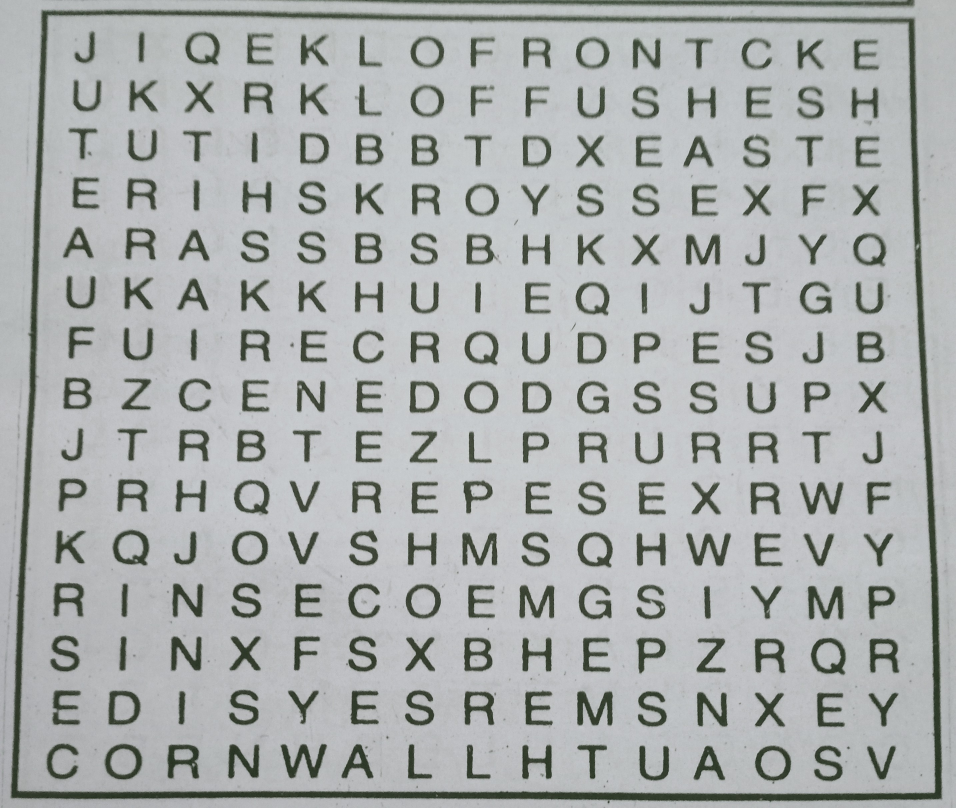
#> input picture sample1.jpg, 2867 x 2423 px (shown at 1/3 size)
$ python Project.py   (older library calls are emulated)
#> lines starting #> are read from the running program, lines starting #| are printed output that depends on the picture; after the words box and inside, x2 and y2 are one past the last pixel; in counts of white or black regions, pixels touching at a corner belong together
import cv2
import numpy as np
import matplotlib.pyplot as plt
import easyocr
import os
import pickle
from skimage.transform import resize
from skimage.feature import hog
import re
from tkinter import messagebox
import pandas as pd
import sys
from tkinter import *
from tkinter import ttk
import tkinter as tk
from tkinter.constants import LEFT, TOP

#Reading and displaying original image
f = plt.figure(figsize=(8,8))

window_name = 'image'
img = cv2.imread('sample1.jpg')
#> img is the input picture: shape (2423, 2867, 3); mean B, G, R 174.8, 174.8, 171.5
height, width, depth = img.shape
f.add_subplot(3,3,1)
plt.imshow(img)
plt.title("Original Image")
plt.axis('off')

#Applying Gaussian Blurring to remove noise from the image
blur = cv2.GaussianBlur(img,(3,3),0)
f.add_subplot(3,3,2)
plt.imshow(blur)
plt.title("Blurring")
plt.axis('off')

#Applying Thresholding to account for different illuminations in different parts of the image.
img = cv2.cvtColor(blur, cv2.COLOR_BGR2GRAY)
#> img: shape (2423, 2867)
thresh2 = cv2.adaptiveThreshold(img, 255, cv2.ADAPTIVE_THRESH_GAUSSIAN_C,cv2.THRESH_BINARY, 199, 5)
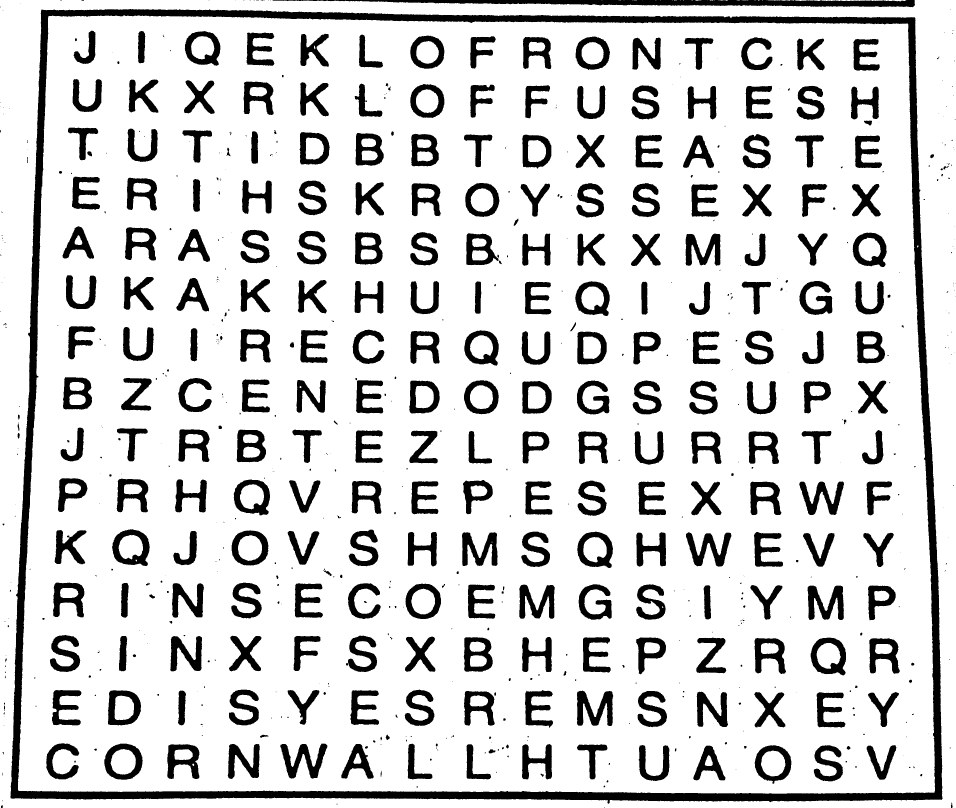
#> thresh2: shape (2423, 2867) (shown at 1/3 size); 82.9% white; 753 black regions (389 under 20 px), largest, box (x1, y1, x2, y2) and area: (31, 27, 2828, 2411) 213721, (817, 0, 2745, 22) 23393, (841, 2231, 982, 2336) 6560
f.add_subplot(3,3,3)
plt.imshow(thresh2, cmap="gray")
plt.title("Thresholding")
plt.axis('off')

#Inverting to make the digits and lines white while making the background black.
inverted_image = cv2.bitwise_not(thresh2)
f.add_subplot(3,3,4)
plt.imshow(inverted_image, cmap="gray")
plt.title("Inverted")
plt.axis('off')

#Dilation with a 3x3 shaped Kernel to fill out any cracks in the board lines and thicken the board lines.
kernel = np.ones((3,3), np.uint8)
img_dilation = cv2.dilate(inverted_image, kernel, iterations=1)
f.add_subplot(3,3,5)
plt.imshow(img_dilation, cmap="gray")
plt.title("Dilating to Fill up Cracks")
plt.axis('off')

#Flood Filling Since the board will probably be the largest blob a.k.a connected component with the largest area, floodfilling from different seed points and finding all connected components followed by finding the largest floodfilled area region will give the board.
outerbox = img_dilation
maxi = -1
maxpt = None
value = 10
height, width = np.shape(outerbox)
for y in range(height):
    row = outerbox[y]
    for x in range(width):
        if row[x] >= 128:
            area = cv2.floodFill(outerbox, None, (x, y), 64)[0]
            if value > 0:
                value -= 1
            if area > maxi:
                maxpt = (x, y)
                maxi = area
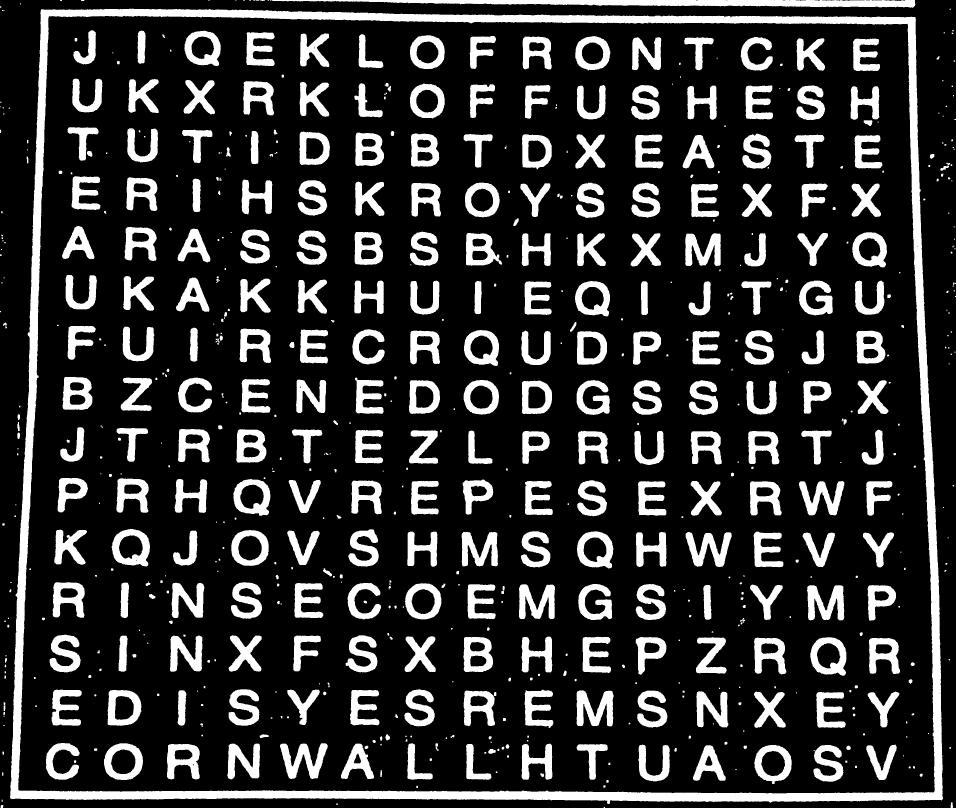
#> outerbox: shape (2423, 2867) (shown at 1/3 size); values 0 (black) and 64 (white), 19.6% white; 712 white regions (173 under 20 px), largest, box (x1, y1, x2, y2) and area: (30, 26, 2829, 2412) 236916, (816, 0, 2746, 23) 26339, (840, 2230, 983, 2337) 7480
#> after the loop, maxi = 236916; maxpt = (388, 26); value = 0

# Floodfill the biggest blob with white (Our sudoku board's outer grid)
cv2.floodFill(outerbox, None, maxpt, (255, 255, 255))

# Floodfill the other blobs with black
for y in range(height):
    row = img_dilation[y]
    for x in range(width):
        if row[x] == 64 and x != maxpt[0] and y != maxpt[1]:
            cv2.floodFill(outerbox, None, (x, y), 0)

f.add_subplot(3,3,6)
plt.imshow(outerbox, cmap="gray")
plt.title("Flood Filling")
plt.axis('off')

# Eroding it a bit to restore the image
kernel = np.array([[0, 1, 0], [1, 1, 1], [0, 1, 0]], np.uint8)
outerbox = cv2.erode(outerbox, kernel)
f.add_subplot(3,3,7)
plt.imshow(outerbox, cmap="gray")
plt.title("Eroding the grid")
plt.axis('off')

#HoughLine Transformtion
edges = cv2.Canny(outerbox,50,150,apertureSize=3)
im = outerbox.copy()

rho, theta, thresh = 2, np.pi/180, 400
lines = cv2.HoughLines(edges, rho, theta, thresh)
#> lines = 20 rows, first 8: [2372, 1.57], [-2698, 3.09], [48, 1.57], [40, 1.59], [-2720, 3.09], [2396, 1.57], [124, 0.0349], [2378, 1.57]
for line in lines:
    for rho,theta in line:
        a = np.cos(theta)
        b = np.sin(theta)
        x0 = a*rho
        y0 = b*rho
        #r * cost(theta) - 1000 * sin(theta)
        x1 = int(x0 + 3000*(-b))
        #r * cost(theta) + 1000 * sin(theta)
        y1 = int(y0 + 3000*(a))
        #r * cost(theta) + 1000 * sin(theta)
        x2 = int(x0 - 3000*(-b))
        #r * cost(theta) - 1000 * sin(theta)
        y2 = int(y0 - 3000*(a))
        #(x1,y1) starting points, (x2,y2) ending points
        cv2.line(im,(x1,y1),(x2,y2),(0,255,0),10)
#> this loop made 20 passes
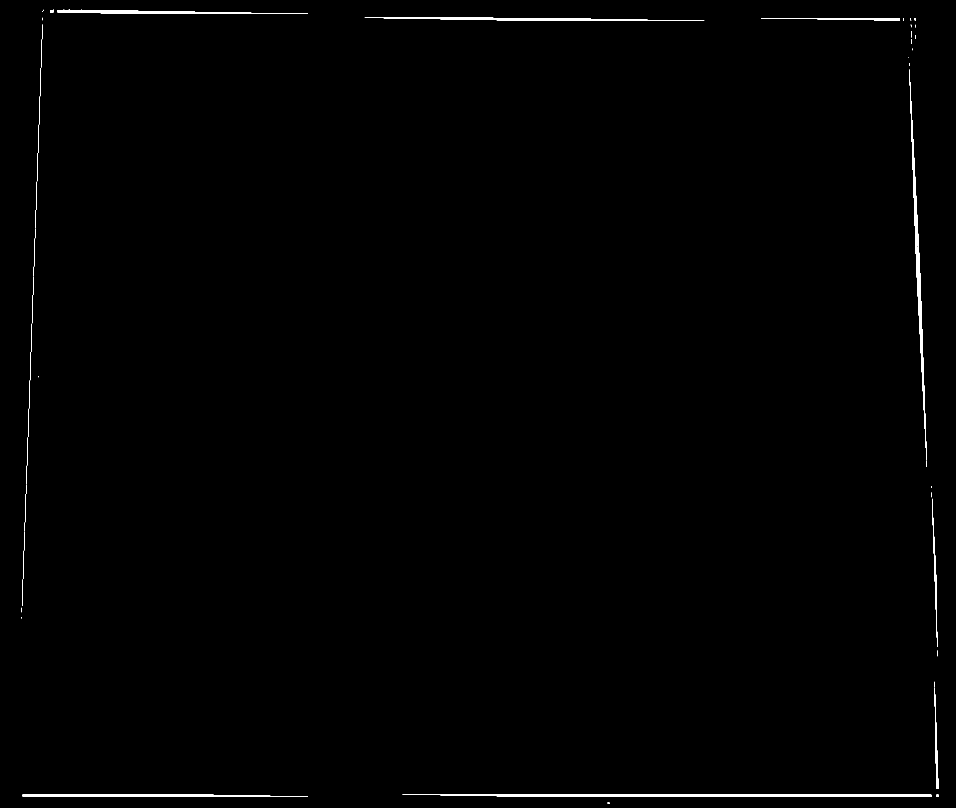
#> im: shape (2423, 2867) (shown at 1/3 size); 0.54% white; 42 white regions (21 under 20 px), largest, box (x1, y1, x2, y2) and area: (1207, 2383, 2794, 2391) 9795, (2728, 208, 2780, 1382) 6960, (1094, 53, 2113, 63) 4970

f.add_subplot(3,3,8)
plt.imshow(im, cmap="gray")
plt.title("Houghline Transformation")
plt.axis('off')


def mergeLines(lines, img):
            height, width = np.shape(img)
            for current in lines:
                if current[0][0] is None and current[0][1] is None:
                    continue
                p1 = current[0][0]
                theta1 = current[0][1]
                pt1current = [None, None]
                pt2current = [None, None]
                #If the line is almost horizontal
                if theta1 > np.pi * 45 / 180 and theta1 < np.pi * 135 / 180:
                    pt1current[0] = 0
                    pt1current[1] = p1 / np.sin(theta1)
                    pt2current[0] = width
                    pt2current[1] = -pt2current[0] / np.tan(theta1) + p1 / np.sin(theta1)
                #If the line is almost vertical
                else:
                    pt1current[1] = 0
                    pt1current[0] = p1 / np.cos(theta1)
                    pt2current[1] = height
                    pt2current[0] = -pt2current[1] * np.tan(theta1) + p1 / np.cos(theta1)
                #Now to fuse lines
                for pos in lines:
                    if pos[0].all() == current[0].all():
                        continue
                    if abs(pos[0][0] - current[0][0]) < 20 and abs(pos[0][1] - current[0][1]) < np.pi * 10 / 180:
                        p = pos[0][0]
                        theta = pos[0][1]
                        pt1 = [None, None]
                        pt2 = [None, None]
                        # If the line is almost horizontal
                        if theta > np.pi * 45 / 180 and theta < np.pi * 135 / 180:
                            pt1[0] = 0
                            pt1[1] = p / np.sin(theta)
                            pt2[0] = width
                            pt2[1] = -pt2[0] / np.tan(theta) + p / np.sin(theta)
                        # If the line is almost vertical
                        else:
                            pt1[1] = 0
                            pt1[0] = p / np.cos(theta)
                            pt2[1] = height
                            pt2[0] = -pt2[1] * np.tan(theta) + p / np.cos(theta)
                        #If the endpoints are close to each other, merge the lines
                        if (pt1[0] - pt1current[0])**2 + (pt1[1] - pt1current[1])**2 < 64**2 and (pt2[0] - pt2current[0])**2 + (pt2[1] - pt2current[1])**2 < 64**2:
                            current[0][0] = (current[0][0] + pos[0][0]) / 2
                            current[0][1] = (current[0][1] + pos[0][1]) / 2
                            pos[0][0] = None
                            pos[0][1] = None
#> this loop made 20 passes
#> after the loop, pos = [[68, 1.57]]
            #Now to remove the "None" Lines
            lines = list(filter(lambda a : a[0][0] is not None and a[0][1] is not None, lines))
#> lines = 20 items, first 6: [[2372, 1.57]], [[-2698, 3.09]], [[48, 1.57]], [[40, 1.59]], [[-2720, 3.09]], [[2396, 1.57]]
            return lines

#Call the Merge Lines function and store the fused lines
lines = mergeLines(lines, im)

def drawLine(line, img):
    height, width = np.shape(img)
    if line[0][1] != 0:
        m = -1 / np.tan(line[0][1])
        c = line[0][0] / np.sin(line[0][1])
        cv2.line(img, (0, int(c)), (width, int(m * width + c)), 255)
    else:
        cv2.line(img, (line[0][0], 0), (line[0][0], height), 255)
    return img

topedge = [[1000, 1000]]
bottomedge = [[-1000, -1000]]
leftedge = [[1000, 1000]]
leftxintercept = 100000
rightedge = [[-1000, -1000]]
rightxintercept = 0

for i in range(len(lines)):
    current = lines[i][0]
    p = current[0]
    theta = current[1]
    xIntercept = p / np.cos(theta)

    #If the line is nearly vertical
    if theta > np.pi * 80 / 180 and theta < np.pi * 100 / 180:
        if p < topedge[0][0]:
            topedge[0] = current[:]
        if p > bottomedge[0][0]:
            bottomedge[0] = current[:]

    #If the line is nearly horizontal
    if theta < np.pi * 10 / 180 or theta > np.pi * 170 / 180:
        if xIntercept > rightxintercept:
            rightedge[0] = current[:]
            rightxintercept = xIntercept
        elif xIntercept <= leftxintercept:
            leftedge[0] = current[:]
            leftxintercept = xIntercept
#> this loop made 20 passes
#> (p, theta, xIntercept, rightxintercept) on passes 2, 5, 11, 12: (-2698, 3.09, 2701.7, 2701.7), (-2720, 3.09, 2723.7, 2723.7), (-2762, 3.12, 2762.4, 2762.4), (-2784, 3.12, 2784.4, 2784.4)
#> after the loop, bottomedge = [[2402, 1.57]]; leftedge = [[114, 0.0349]]; leftxintercept = 114.1; rightedge = [[-2784, 3.12]]; rightxintercept = 2784.4; topedge = [[20, 1.59]]

#Drawing the lines
tmpimg= np.copy(outerbox)
tmppp = np.copy(img)
tmppp = drawLine(leftedge, tmppp)
#> in drawLine, `m = -1 / np.tan(line[0][1])`: m = -28.64
#> in drawLine, `c = line[0][0] / np.sin(line[0][1])`: c = 3266.5
tmppp = drawLine(rightedge, tmppp)
tmppp = drawLine(topedge, tmppp)
tmppp = drawLine(bottomedge, tmppp)

tmpimg = drawLine(leftedge, tmpimg)
tmpimg = drawLine(rightedge, tmpimg)
tmpimg = drawLine(topedge, tmpimg)
tmpimg = drawLine(bottomedge, tmpimg)

leftedge = leftedge[0]
#> leftedge = [114, 0.0349]
rightedge = rightedge[0]
#> rightedge = [-2784, 3.12]
bottomedge = bottomedge[0]
#> bottomedge = [2402, 1.57]
topedge = topedge[0]
#> topedge = [20, 1.59]

# Calculating two points that lie on each of the four lines
left1 = [None, None]
left2 = [None, None]
right1 = [None, None]
right2 = [None, None]
top1 = [None, None]
top2 = [None, None]
bottom1 = [None, None]
bottom2 = [None, None]

if leftedge[1] != 0:
    left1[0] = 0
    left1[1] = leftedge[0] / np.sin(leftedge[1])
    left2[0] = width
    left2[1] = -left2[0] / np.tan(leftedge[1]) + left1[1]
else:
    left1[1] = 0
    left1[0] = leftedge[0] / np.cos(leftedge[1])
    left2[1] = height
    left2[0] = left1[0] - height * np.tan(leftedge[1])

if rightedge[1] != 0:
    right1[0] = 0
    right1[1] = rightedge[0] / np.sin(rightedge[1])
    right2[0] = width
    right2[1] = -right2[0] / np.tan(rightedge[1]) + right1[1]
else:
    right1[1] = 0
    right1[0] = rightedge[0] / np.cos(rightedge[1])
    right2[1] = height
    right2[0] = right1[0] - height * np.tan(rightedge[1])

bottom1[0] = 0
bottom1[1] = bottomedge[0] / np.sin(bottomedge[1])

bottom2[0] = width
bottom2[1] = -bottom2[0] / np.tan(bottomedge[1]) + bottom1[1]

top1[0] = 0
top1[1] = topedge[0] / np.sin(topedge[1])
top2[0] = width
top2[1] = -top2[0] / np.tan(topedge[1]) + top1[1]

# Next, we find the intersection of these four lines

leftA = left2[1] - left1[1]
#> leftA = -82100.1
leftB = left1[0] - left2[0]
#> leftB = -2867
leftC = leftA * left1[0] + leftB * left1[1]
#> leftC = -9365121.3

rightA = right2[1] - right1[1]
#> rightA = 164249.8
rightB = right1[0] - right2[0]
#> rightB = -2867
rightC = rightA * right1[0] + rightB * right1[1]
#> rightC = 457341197

topA = top2[1] - top1[1]
#> topA = 50.04
topB = top1[0] - top2[0]
#> topB = -2867
topC = topA * top1[0] + topB * top1[1]
#> topC = -57348.7

bottomA = bottom2[1] - bottom1[1]
#> bottomA = 0.000125
bottomB = bottom1[0] - bottom2[0]
#> bottomB = -2867
bottomC = bottomA * bottom1[0] + bottomB * bottom1[1]
#> bottomC = -6886534

# Intersection of left and top

detTopLeft = leftA * topB - leftB * topA
#> detTopLeft = 235524562.9

ptTopLeft = ((topB * leftC - leftB * topC) / detTopLeft, (leftA * topC - topA * leftC) / detTopLeft)
#> ptTopLeft = (113.3, 21.98)

# Intersection of top and right

detTopRight = rightA * topB - rightB * topA
#> detTopRight = -470760766.9

ptTopRight = ((topB * rightC - rightB * topC) / detTopRight, (rightA * topC - topA * rightC) / detTopRight)
#> ptTopRight = (2785.6, 68.63)

# Intersection of right and bottom

detBottomRight = rightA * bottomB - rightB * bottomA
#> detBottomRight = -470904241.3

ptBottomRight = ((bottomB * rightC - rightB * bottomC) / detBottomRight, (rightA * bottomC - bottomA * rightC) / detBottomRight)
#> ptBottomRight = (2826.4, 2402)

# Intersection of bottom and left

detBottomLeft = leftA * bottomB - leftB * bottomA
#> detBottomLeft = 235381088.5

ptBottomLeft = ((bottomB * leftC - leftB * bottomC) / detBottomLeft,
                        (leftA * bottomC - bottomA * leftC) / detBottomLeft)
#> ptBottomLeft = (30.19, 2402)

# Plotting the found extreme points
cv2.circle(tmppp, (int(ptTopLeft[0]), int(ptTopLeft[1])), 5, 0, -1)
cv2.circle(tmppp, (int(ptTopRight[0]), int(ptTopRight[1])), 5, 0, -1)
cv2.circle(tmppp, (int(ptBottomLeft[0]), int(ptBottomLeft[1])), 5, 0, -1)
cv2.circle(tmppp, (int(ptBottomRight[0]), int(ptBottomRight[1])), 5, 0, -1)

# [6 lines of commented-out code are left out]

leftedgelensq = (ptBottomLeft[0] - ptTopLeft[0])**2 + (ptBottomLeft[1] - ptTopLeft[1])**2
#> leftedgelensq = 5671399.3
rightedgelensq = (ptBottomRight[0] - ptTopRight[0])**2 + (ptBottomRight[1] - ptTopRight[1])**2
#> rightedgelensq = 5446293.2
topedgelensq = (ptTopRight[0] - ptTopLeft[0])**2 + (ptTopLeft[1] - ptTopRight[1])**2
#> topedgelensq = 7143471.4
bottomedgelensq = (ptBottomRight[0] - ptBottomLeft[0])**2 + (ptBottomLeft[1] - ptBottomRight[1])**2
#> bottomedgelensq = 7818520.2
maxlength = int(max(leftedgelensq, rightedgelensq, bottomedgelensq, topedgelensq)**0.5)
#> maxlength = 2796

src = [(0, 0)] * 4
dst = [(0, 0)] * 4
src[0] = ptTopLeft[:]
dst[0] = (0, 0)
src[1] = ptTopRight[:]
dst[1] = (maxlength - 1, 0)
src[2] = ptBottomRight[:]
dst[2] = (maxlength - 1, maxlength - 1)
src[3] = ptBottomLeft[:]
dst[3] = (0, maxlength - 1)
src = np.array(src).astype(np.float32)
#> src = [[113.3, 21.98], [2785.6, 68.63], [2826.4, 2402], [30.19, 2402]]
dst = np.array(dst).astype(np.float32)
#> dst = [[0, 0], [2795, 0], [2795, 2795], [0, 2795]]
extractedgrid = cv2.warpPerspective(img, cv2.getPerspectiveTransform(src, dst), (maxlength, maxlength))

extractedgrid = cv2.resize(extractedgrid, (252, 252))
#> extractedgrid: shape (252, 252)


f.add_subplot(3,3,9)
plt.imshow(extractedgrid, cmap="gray")
plt.title("Warping the Image")
plt.axis('off')
plt.show()
f2 = plt.figure(figsize=(8,8))
# mask = np.zeros(20,20)

grid = np.copy(extractedgrid)
edge = np.shape(grid)[0]

print('edge: ', edge)
#| edge:  252
# celledge = edge // 9
celledge = 16
print('celledge: ', celledge)
#Adaptive thresholding the cropped grid and inverting it
bitwise = cv2.bitwise_not(cv2.adaptiveThreshold(grid, 255, cv2.ADAPTIVE_THRESH_GAUSSIAN_C, cv2.THRESH_BINARY, 101, 1))
# grid = cv2.adaptiveThreshold(grid, 255, cv2.ADAPTIVE_THRESH_GAUSSIAN_C, cv2.THRESH_BINARY, 101, 1)
grid = bitwise[4:248, 4:248]
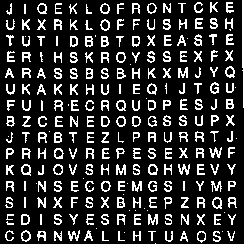
#> grid: shape (244, 244); 17.5% white in thin lines or dots
cv2.imwrite(str("grid2.jpg"), grid)


tempgrid = []
for i in range(celledge, edge+1, celledge):
    for j in range(celledge, edge+1, celledge):
        rows = grid[i-celledge:i]
        tempgrid.append([rows[k][j-celledge:j] for k in range(len(rows))])
#> after the loop, tempgrid = 225 items

#Creating the 9X9 grid of images
finalgrid = []
for i in range(0, len(tempgrid)-14, 15):
    finalgrid.append(tempgrid[i:i+15])
#> this loop made 15 passes
#> i on passes 2 to 5: 15, 30, 45, 60
#> after the loop, finalgrid = 15 items


#Converting all the cell images to np.array
for i in range(15):
    for j in range(15):
        finalgrid[i][j] = np.array(finalgrid[i][j])

index =0
try:
    for i in range(15):
        for j in range(15):
            os.remove("BoardCells/cell"+str(index)+".jpg")
            index +=1
except:
    pass

index =0
for i in range(15):
    for j in range(15):
        r, c = finalgrid[i][j].shape
        if (r == celledge and c == celledge ):
            cv2.imwrite(str("BoardCells/cell"+str(index)+".jpg"), finalgrid[i][j])
            index +=1
#> after the loop, index = 225

f2.add_subplot(3,3,1)
plt.imshow(grid, cmap="gray")
plt.title("Warping the Image")
plt.axis('off')

plt.show()


numbers = re.compile(r'(\d+)')
# [4 lines left out: function numericalSort, not called in this run]

myLetters = []
#> (the run stopped early here; a loop or call above may not have finished)
